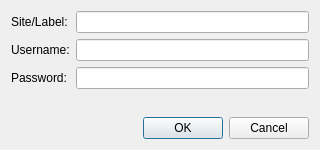
<?xml version="1.0" encoding="UTF-8"?>
<ui version="4.0">
 <class>GetSiteUserPass</class>
 <widget class="QDialog" name="GetSiteUserPass">
  <property name="geometry">
   <rect>
    <x>0</x>
    <y>0</y>
    <width>320</width>
    <height>150</height>
   </rect>
  </property>
  <property name="windowTitle">
   <string>Dialog</string>
  </property>
  <layout class="QVBoxLayout" name="verticalLayout">
   <item>
    <layout class="QFormLayout" name="formLayout">
     <item row="0" column="1">
      <widget class="QLineEdit" name="siteEdit"/>
     </item>
     <item row="1" column="1">
      <widget class="QLineEdit" name="userEdit"/>
     </item>
     <item row="2" column="1">
      <widget class="QLineEdit" name="pswdEdit">
       <property name="echoMode">
        <enum>QLineEdit::Password</enum>
       </property>
      </widget>
     </item>
     <item row="0" column="0">
      <widget class="QLabel" name="label">
       <property name="text">
        <string>Site/Label:</string>
       </property>
      </widget>
     </item>
     <item row="1" column="0">
      <widget class="QLabel" name="label_2">
       <property name="text">
        <string>Username:</string>
       </property>
      </widget>
     </item>
     <item row="2" column="0">
      <widget class="QLabel" name="label_3">
       <property name="text">
        <string>Password:</string>
       </property>
      </widget>
     </item>
    </layout>
   </item>
   <item>
    <widget class="QDialogButtonBox" name="buttonBox">
     <property name="orientation">
      <enum>Qt::Horizontal</enum>
     </property>
     <property name="standardButtons">
      <set>QDialogButtonBox::Cancel|QDialogButtonBox::Ok</set>
     </property>
    </widget>
   </item>
  </layout>
 </widget>
 <resources/>
 <connections>
  <connection>
   <sender>buttonBox</sender>
   <signal>accepted()</signal>
   <receiver>GetSiteUserPass</receiver>
   <slot>Accepted()</slot>
   <hints>
    <hint type="sourcelabel">
     <x>248</x>
     <y>254</y>
    </hint>
    <hint type="destinationlabel">
     <x>157</x>
     <y>274</y>
    </hint>
   </hints>
  </connection>
  <connection>
   <sender>buttonBox</sender>
   <signal>rejected()</signal>
   <receiver>GetSiteUserPass</receiver>
   <slot>reject()</slot>
   <hints>
    <hint type="sourcelabel">
     <x>316</x>
     <y>260</y>
    </hint>
    <hint type="destinationlabel">
     <x>286</x>
     <y>274</y>
    </hint>
   </hints>
  </connection>
 </connections>
 <slots>
  <slot>Accepted()</slot>
 </slots>
</ui>
